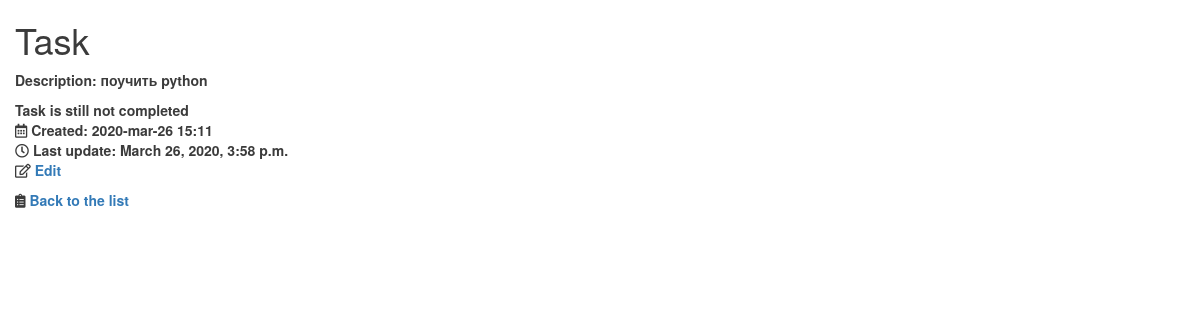
Page /tasks/details/5016 on the committed database.
### tasks/models.py (models this page shows, shortened)
class TodoItem(models.Model):
    PRIORITY_HIGH = 1
    PRIORITY_MEDIUM = 2
    PRIORITY_LOW = 3
    PRIORITY_CHOISES = [
        (PRIORITY_HIGH, 'High priority'),
        (PRIORITY_MEDIUM, 'Medium priority'),
        (PRIORITY_LOW, 'Low priority'),
    ]
    description = models.CharField(max_length=64)
    is_completed = models.BooleanField("executed", default=False)
    created = models.DateTimeField(auto_now_add=True)
    updated = models.DateTimeField(auto_now=True)
    owner = models.ForeignKey(
        User,
        on_delete=models.CASCADE,
        related_name='tasks'
    )
    priority = models.IntegerField(
        'Priority', choices=PRIORITY_CHOISES, default=PRIORITY_MEDIUM
    )
    def __str__(self):
        return self.description.lower()
    class Meta:
        ordering = ('-created',)

### tasks/views.py (the view)
# urls.py: path('details/<int:pk>', views.TaskDetailsView.as_view(), name='details'),
class TaskDetailsView(DetailView):
    model = TodoItem
    template_name = 'tasks/details.html'

### tasks/templates/tasks/details.html (shortened to what this page needs)
{% extends 'base.html' %}
{% load static %}
{% block extrahead %}
    <link rel="stylesheet"
href="https://use.fontawesome.com/releases/v5.7.0/css/all.css"
integrity="sha384-
lZN37f5QGtY3VHgisS14W3ExzMWZxybE1SJSEsQp9S+oqd12jhcu+A56Ebc1zFSJ"
crossorigin="anonymous">
{% endblock extrahead %}
{% block main_content %}
    <h1>Task</h1>
    <p><strong>Description</strong>: {{ object }}</p>
    <ul>
        <li>
        {{ object.is_completed|yesno:"Task completed, Task is still not completed" }}
        </li>
        <li><i class='far fa-calendar-alt'></i>&nbsp;Created: {{ object.created|date:"Y-b-d H:i" }}</li>
        <li><i class='far fa-clock'></i>&nbsp;Last update: {{ object.updated }}</li>
        <li><i class="far fa-edit"></i>&nbsp;<a href="{% url "tasks:edit" pk=object.pk %}">Edit</a></li>
    </ul>
    <i class='fas fa-clipboard-list'></i>&nbsp;<a href={% url 'tasks:list' %}>Back to the list</a>
{% endblock main_content %}

### static/css/styles.css (style rules this page uses)
ul { padding: 0; text-align: left; list-style: none; }

### rows in the picture
TodoItem: description "поучить python", is_completed "Task is still not completed", created "2020-mar-26 15:11", updated "March 26, 2020, 3:58 p.m."
